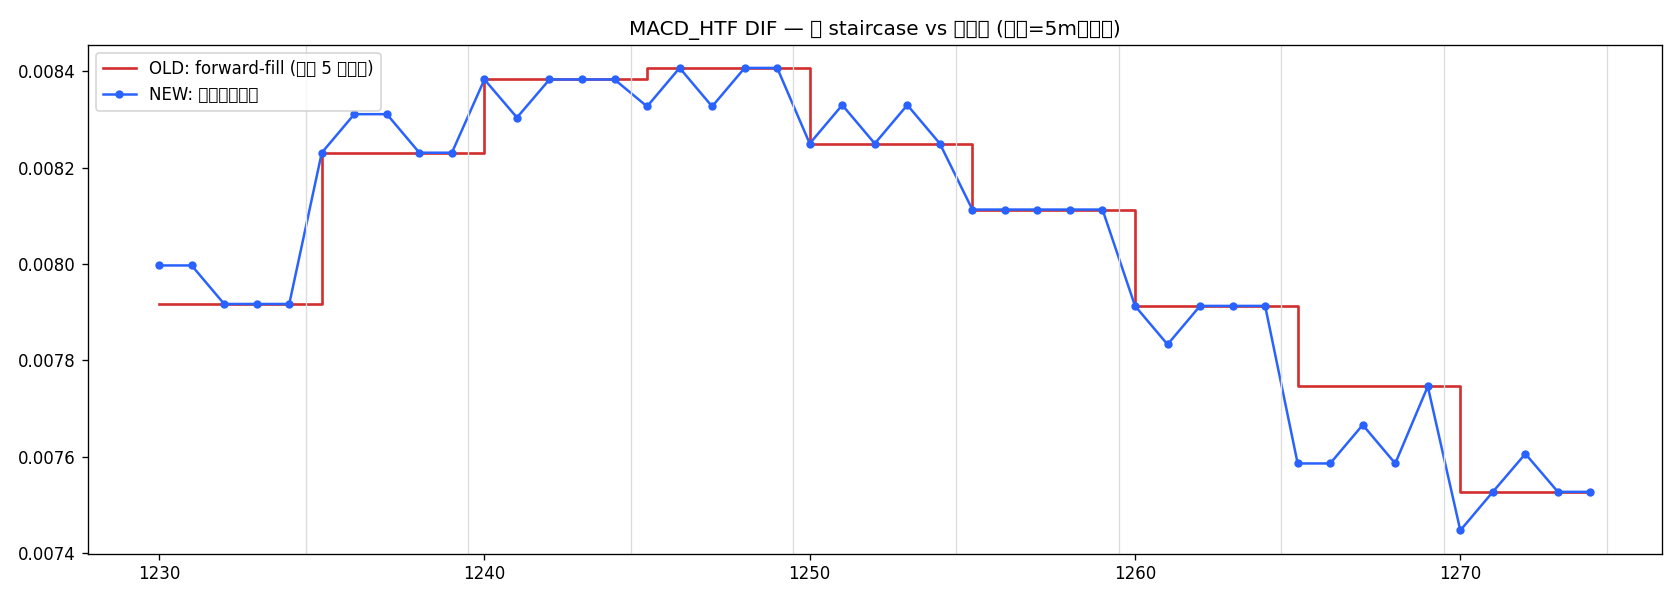

Recreate this plot in Python.
# -*- coding: utf-8 -*-
"""紧凑对比: 旧 forward-fill(连续 5 根一样) vs 新桶内渐变。"""
import sys

sys.path.insert(0, "web/chanlun_chart")
sys.path.insert(0, "src")

import matplotlib

matplotlib.use("Agg")
import matplotlib.pyplot as plt
import numpy as np
import pandas as pd
import talib

from cl_app.services.chart_compute import apply_higher_macd_to_chart_data

df = pd.read_parquet("tests/fixtures/klines/a_SH_513100_1m.parquet").reset_index(drop=True)
closes = df["close"].tolist()
times = (df["date"].astype("int64") // 10**9).tolist()
n = len(closes)

# 新行为
cd = {"c": list(closes), "t": list(times)}
apply_higher_macd_to_chart_data(cd, "1m", "a", {})
new_dif = np.array([np.nan if v is None else v for v in cd["higher_macd_dif"]])

# 旧行为(forward-fill 桶末值)
t = np.array(times, dtype=np.int64)
key = t // 300
bucket_idx = np.cumsum(np.concatenate(([True], key[1:] != key[:-1]))) - 1
bc = int(bucket_idx[-1]) + 1
last_pos = np.zeros(bc, dtype=np.int64)
last_pos[bucket_idx] = np.arange(n)
htf_closes = np.array(closes, dtype=float)[last_pos]
old_dif_b, _, _ = talib.MACD(htf_closes, 12, 26, 9)
old_dif = np.round(old_dif_b[bucket_idx], 6)

# 找一段价格有波动的窗口
lo = 1230
hi = lo + 45
x = np.arange(lo, hi)
fig, ax = plt.subplots(figsize=(14, 5))
ax.step(x, old_dif[lo:hi], where="post", color="#d32f2f", lw=1.6,
        label="OLD: forward-fill (连续 5 根一样)")
ax.plot(x, new_dif[lo:hi], "-o", ms=4, color="#2962FF",
        label="NEW: 桶内逐根渐变")
for b in np.unique(bucket_idx[lo:hi]):
    bl = last_pos[b]
    if lo <= bl < hi:
        ax.axvline(bl + 0.5, color="#ddd", lw=0.8)
ax.set_title("MACD_HTF DIF — 旧 staircase vs 新渐变 (灰线=5m桶边界)")
ax.legend()
plt.tight_layout()
plt.savefig("ops/macd_htf_stairs.png", dpi=120)
print("saved: ops/macd_htf_stairs.png")
